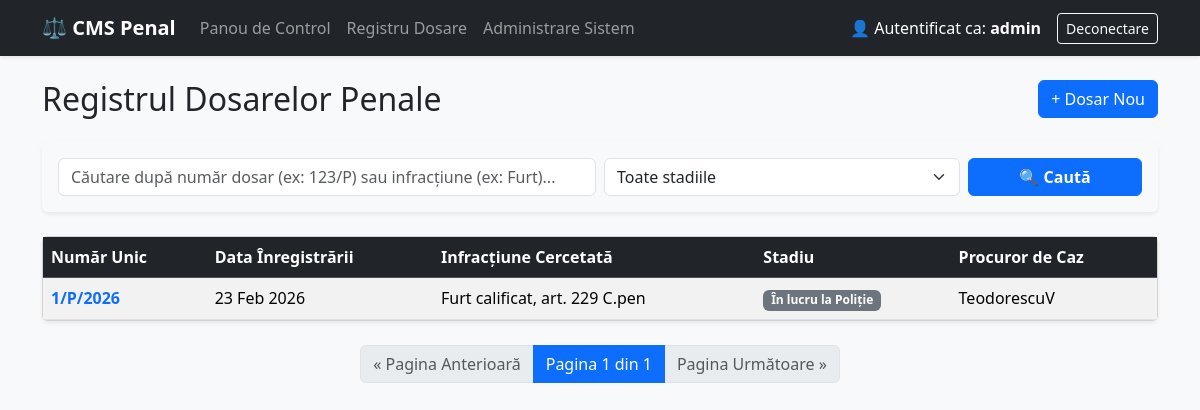
The app's page /cases/ (signed in), older data.
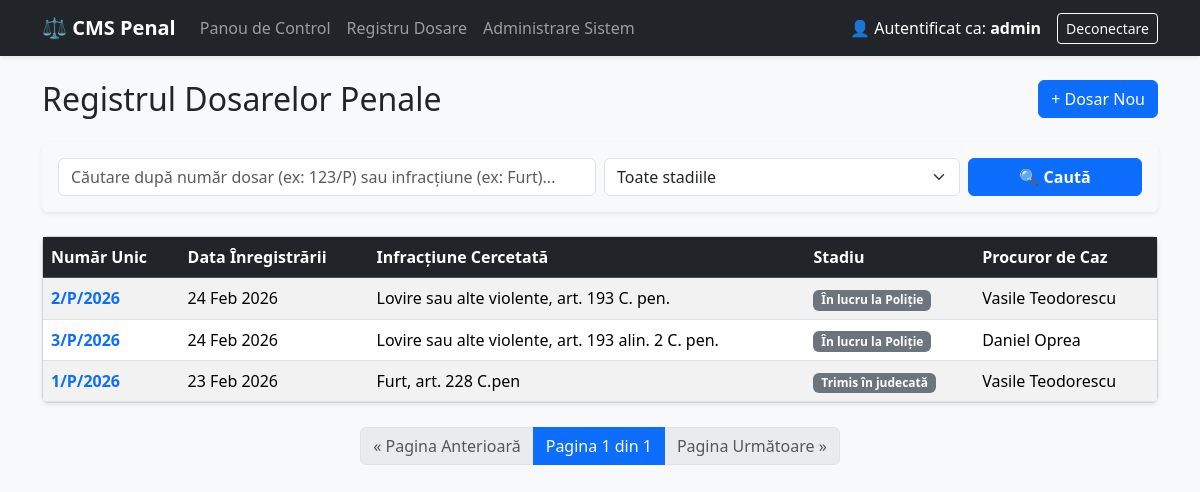
The same page, newer data.
### accounts/models.py (models this page shows, shortened)
class CustomUser(AbstractUser):
    class Role(models.TextChoices):
        PROCUROR = 'PROCUROR', 'Procuror'
        POLITIST = 'POLITIST', 'Ofițer de Poliție Judiciară'
        GREFIER = 'GREFIER', 'Grefier'
        ADMIN = 'ADMIN', 'Administrator Sistem'
    rol = models.CharField(
        max_length=20,
        choices=Role.choices,
        default=Role.POLITIST,
        help_text="Rolul utilizatorului în sistemul de management al dosarelor."
    )
    grad_profesional = models.CharField(
        max_length=100,
        blank=True,
        null=True,
        help_text="Ex: Inspector principal, Comisar șef"
    )
    unitate = models.CharField(
        max_length=150,
        blank=True,
        null=True,
        help_text="Ex: Parchetul de pe lângă Judecătoria Sector 1 / SIC Brașov"
    )

### cases/models.py (models this page shows, shortened)
class Dosar(models.Model):
    class Stadiu(models.TextChoices):
        IN_LUCRU = 'IN_LUCRU', 'În lucru la Poliție'
        LA_PROCUROR = 'LA_PROCUROR', 'Înaintat la Procuror'
        CLASAT = 'CLASAT', 'Clasat'
        TRIMIS_IN_JUDECATA = 'TRIMIS_IN_JUDECATA', 'Trimis în judecată'
        SUSPENDAT = 'SUSPENDAT', 'Suspendat'
    numar_unic = models.CharField(max_length=50, unique=True, help_text="Ex: 123/P/2026")
    data_inregistrarii = models.DateField(auto_now_add=True) # Se completează automat la creare
    infractiune_cercetata = models.TextField(help_text="Descrierea faptei și încadrarea juridică (ex: Furt calificat, art. 229 C.pen)")
    stadiu = models.CharField(max_length=20, choices=Stadiu.choices, default=Stadiu.IN_LUCRU)
    ofiter_caz = models.ForeignKey(
        settings.AUTH_USER_MODEL,
        on_delete=models.SET_NULL,
        null=True,
        blank=True,
        related_name='dosare_instrumentate'
    )
    procuror_caz = models.ForeignKey(
        settings.AUTH_USER_MODEL,
        on_delete=models.SET_NULL,
        null=True,
        blank=True,
        related_name='dosare_supravegheate'
    )
    grefier_caz = models.ForeignKey(
        settings.AUTH_USER_MODEL,
        on_delete=models.SET_NULL,
        null=True,
        blank=True,
        related_name='dosare_gestionate'
    )
    class Meta:
        verbose_name = "Dosar Penal"
        verbose_name_plural = "Dosare Penale"
        ordering = ['-data_inregistrarii'] # Sortează descrescător după dată

### cases/views.py (the view)
# urls.py: path('', views.lista_dosare, name='lista_dosare'),
@login_required
def lista_dosare(request):
    dosare = Dosar.objects.all().order_by('-data_inregistrarii')
    query_text = request.GET.get('q', '')
    stadiu_filtru = request.GET.get('stadiu', '')
    if query_text:
        dosare = dosare.filter(
            Q(numar_unic__icontains=query_text) |
            Q(infractiune_cercetata__icontains=query_text)
        )
    if stadiu_filtru:
        dosare = dosare.filter(stadiu=stadiu_filtru)
    paginator = Paginator(dosare, 10)
    page_number = request.GET.get('page')
    page_obj = paginator.get_page(page_number)
    context = {
        'page_obj': page_obj,
        'query_text': query_text,
        'stadiu_filtru': stadiu_filtru,
        'stadii_posibile': Dosar.Stadiu.choices, # Trimitem opțiunile pentru dropdown
    }
    return render(request, 'cases/lista_dosare.html', context)

### cases/templates/cases/lista_dosare.html (shortened to what this page needs)
{% extends 'base.html' %}
{% block content %}
<div class="d-flex justify-content-between align-items-center mb-4">
    <h2 class="mb-0">Registrul Dosarelor Penale</h2>
    <a href="{% url 'cases:adaugare_dosar' %}" class="btn btn-primary">+ Dosar Nou</a>
</div>
<div class="card shadow-sm mb-4 border-0 bg-light">
    <div class="card-body">
        <form method="GET" action="{% url 'cases:lista_dosare' %}">
            <div class="row g-2">
                <div class="col-md-6">
                    <input type="text" name="q" class="form-control"
                           placeholder="Căutare după număr dosar (ex: 123/P) sau infracțiune (ex: Furt)..."
                           value="{{ query_text }}">
                </div>
                <div class="col-md-4">
                    <select name="stadiu" class="form-select">
                        <option value="">Toate stadiile</option>
                    </select>
                </div>
                <div class="col-md-2 d-grid">
                    <button type="submit" class="btn btn-primary fw-bold">🔍 Caută</button>
                </div>
            </div>
        </form>
    </div>
</div>
<div class="card shadow-sm">
    <div class="card-body p-0">
        <table class="table table-hover table-striped mb-0">
            <thead class="table-dark">
                <tr>
                    <th>Număr Unic</th>
                    <th>Data Înregistrării</th>
                    <th>Infracțiune Cercetată</th>
                    <th>Stadiu</th>
                    <th>Procuror de Caz</th>
                </tr>
            </thead>
            <tbody>
                {% for dosar in page_obj %}
                    <tr>
                        <td><strong><a href="{% url 'cases:detalii_dosar' dosar.pk %}" class="text-decoration-none">{{ dosar.numar_unic }}</a></strong></td>
                        <td>{{ dosar.data_inregistrarii|date:"d M Y" }}</td>
                        <td>{{ dosar.infractiune_cercetata }}</td>
                        <td>
                            <span class="badge bg-secondary">{{ dosar.get_stadiu_display }}</span>
                        </td>
                        {% if dosar.procuror_caz %}
                            <td>{{ dosar.procuror_caz.get_full_name|default:dosar.procuror_caz.username|default:"Nedesemnat" }}</td>
                        {% else %}
                            -
                        {% endif %}
                    </tr>
                {% empty %}
                    <tr>
                        <td colspan="5" class="text-center py-4 text-muted">Nu există dosare înregistrate în sistem.</td>
                    </tr>
                {% endfor %}
            </tbody>
        </table>
    </div>
</div>
<nav class="mt-4" aria-label="Paginare Dosare">
    <ul class="pagination justify-content-center">
        {% if page_obj.has_previous %}
            <li class="page-item">
                <a class="page-link" href="?page={{ page_obj.previous_page_number }}&q={{ query_text }}&stadiu={{ stadiu_filtru }}">
                    &laquo; Pagina Anterioară
                </a>
            </li>
        {% else %}
            <li class="page-item disabled">
                <span class="page-link">&laquo; Pagina Anterioară</span>
            </li>
        {% endif %}
        <li class="page-item active" aria-current="page">
            <span class="page-link">
                Pagina {{ page_obj.number }} din {{ page_obj.paginator.num_pages }}
            </span>
        </li>
        {% if page_obj.has_next %}
            <li class="page-item">
                <a class="page-link" href="?page={{ page_obj.next_page_number }}&q={{ query_text }}&stadiu={{ stadiu_filtru }}">
                    Pagina Următoare &raquo;
                </a>
            </li>
        {% else %}
            <li class="page-item disabled">
                <span class="page-link">Pagina Următoare &raquo;</span>
            </li>
        {% endif %}
    </ul>
</nav>
{% endblock %}

### templates/base.html (shortened to what this page needs)
<!DOCTYPE html>
<html lang="ro">
<head>
    <link href="https://cdn.jsdelivr.net/npm/bootstrap@5.3.2/dist/css/bootstrap.min.css" rel="stylesheet">
</head>
<body class="bg-light">
    <nav class="navbar navbar-expand-lg navbar-dark bg-dark mb-4 shadow-sm">
        <div class="container">
            <a class="navbar-brand fw-bold" href="{% url 'cases:lista_dosare' %}">⚖️ CMS Penal</a>
            <div class="collapse navbar-collapse" id="navbarNav">
                {% if user.is_authenticated %}
                    <ul class="navbar-nav me-auto">
                        <li class="nav-item">
                            <a class="nav-link" href="{% url 'cases:dashboard' %}">Panou de Control</a>
                        </li>
                        <li class="nav-item">
                            <a class="nav-link" href="{% url 'cases:lista_dosare' %}">Registru Dosare</a>
                        </li>
                        {% if user.is_staff %}
                        <li class="nav-item">
                            <a class="nav-link" href="/admin/" target="_blank">Administrare Sistem</a>
                        </li>
                        {% endif %}
                    </ul>
                    <div class="d-flex align-items-center">
                        <span class="navbar-text me-3 text-white">
                            👤 Autentificat ca: <strong>{{ user.get_full_name|default:user.username }}</strong>
                        </span>
                        <form action="{% url 'logout' %}" method="post" class="d-inline">
                            <button type="submit" class="btn btn-sm btn-outline-light">Deconectare</button>
                        </form>
                    </div>
                {% else %}
                    <span class="navbar-text ms-auto text-white">
                        Acces Restricționat
                    </span>
                {% endif %}
            </div>
        </div>
    </nav>
    <div class="container">
        {% block content %}
        {% endblock %}
    </div>
</body>
</html>

Row changes from the older to the newer data that the page shows:
added Dosar: numar_unic "2/P/2026", data_inregistrarii "24 Feb 2026", infractiune_cercetata "Lovire sau alte violente, art. 193 C. pen.", stadiu "În lucru la Poliție", procuror_caz.get_full_name "Vasile Teodorescu"
added Dosar: numar_unic "3/P/2026", data_inregistrarii "24 Feb 2026", infractiune_cercetata "Lovire sau alte violente, art. 193 alin. 2 C. pen.", stadiu "În lucru la Poliție", procuror_caz.get_full_name "Daniel Oprea"
changed Dosar: infractiune_cercetata "Furt calificat, art. 229 C.pen" → "Furt, art. 228 C.pen"; stadiu "În lucru la Poliție" → "Trimis în judecată"; procuror_caz.get_full_name "TeodorescuV" → "Vasile Teodorescu"
